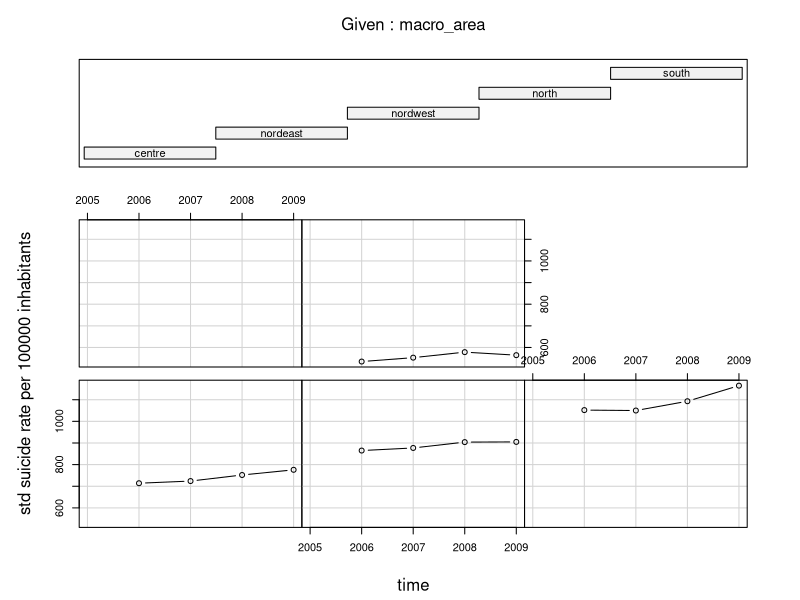
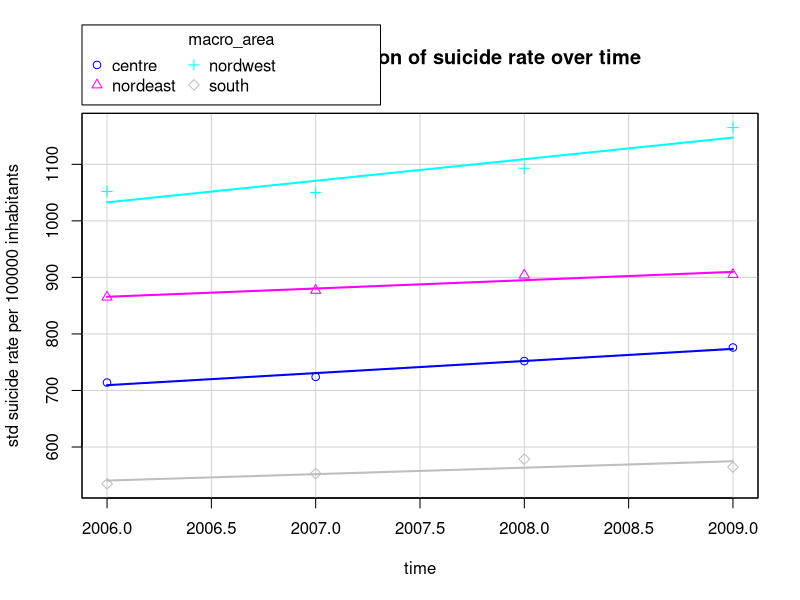
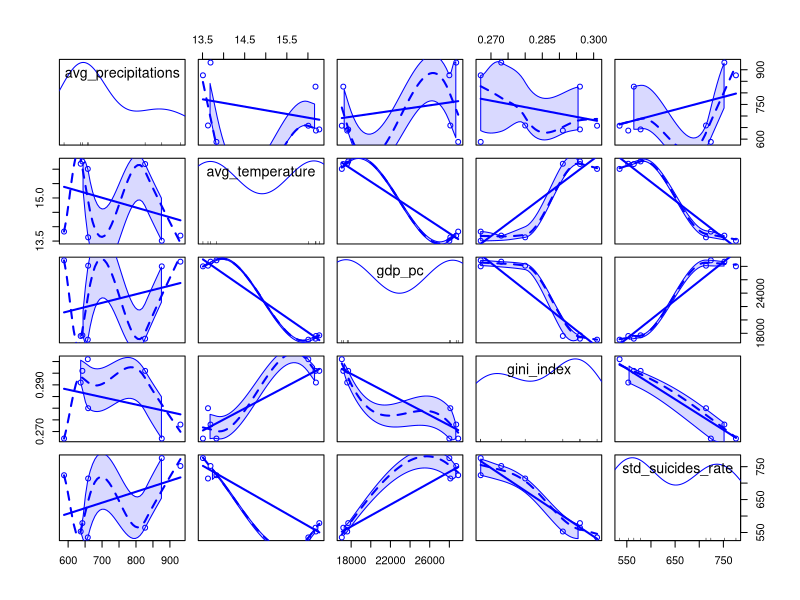
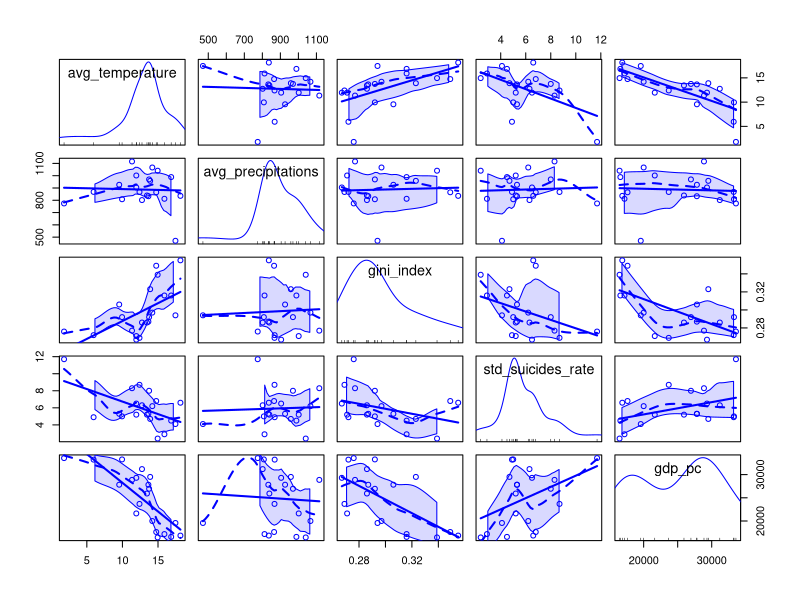
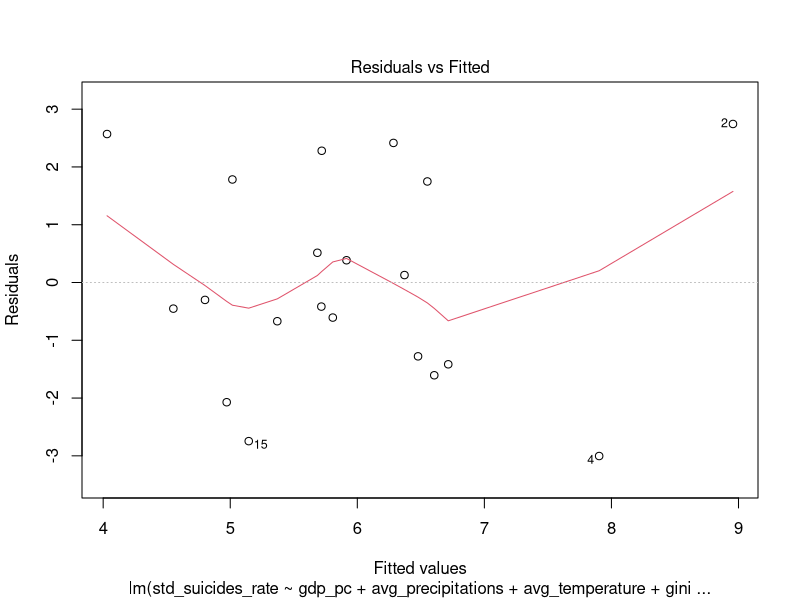
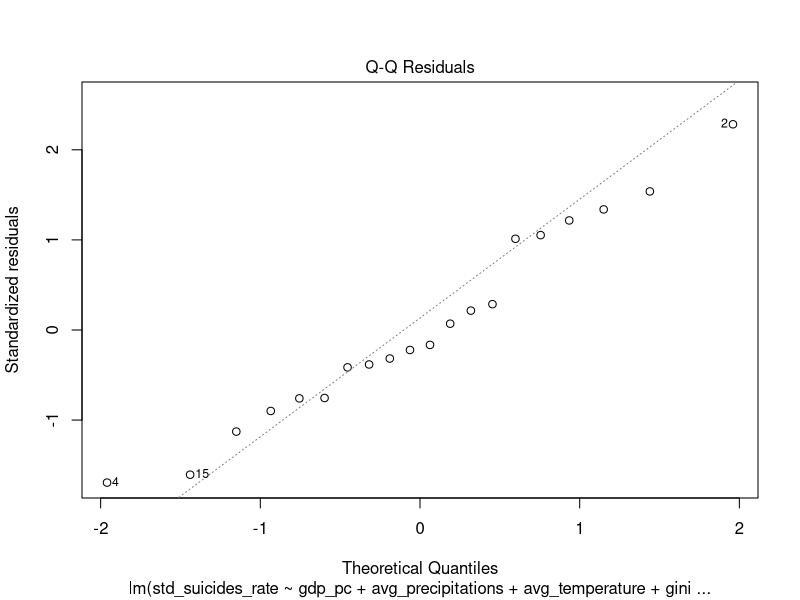
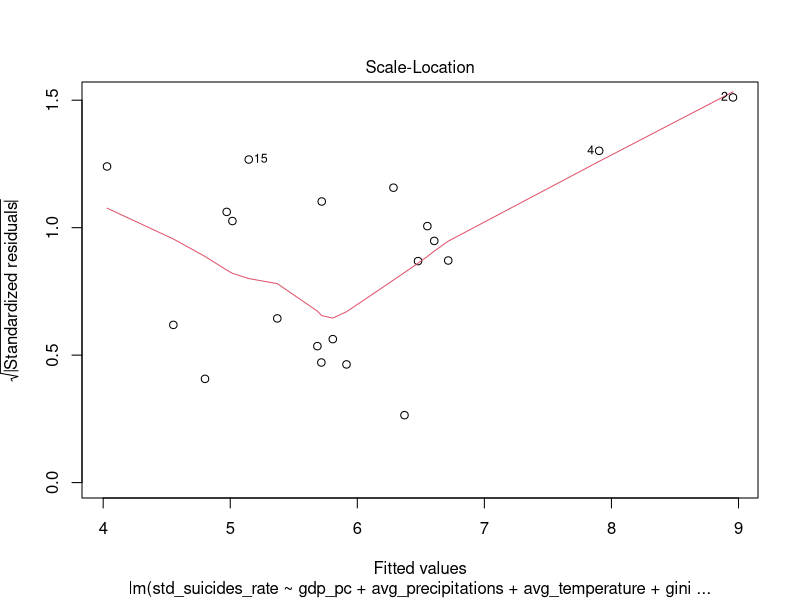
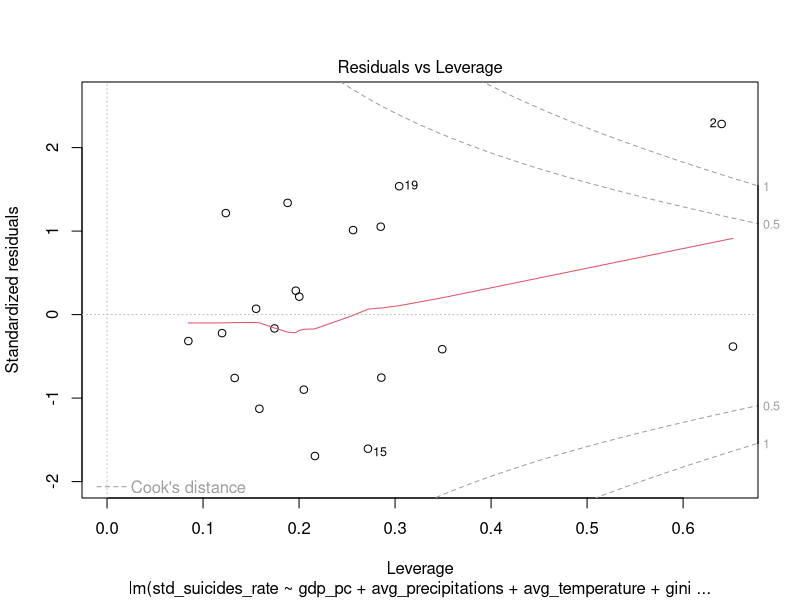

Generate these figures, in order, with R:
## Firstly, we set the wd and load some useful packages

setwd("Desktop/Hertie/1st Semester/Collaborative Social Science Data Analysis/ThirdAssignment/")

library(plyr)
library(ggplot2)
library(car)

# We are about to prepare the dataset on which we will carry on our analysis.

## After having made our excel data about weather tidy, we have converted them in csv format.

## The next step is to import the data we have prepared before.

weather <- read.csv("TidyData_meteo.csv", header = TRUE, sep = ";", dec = ",", fill = TRUE)

## Then, we also load other data needed: the gini index calculated for the macro area considered.

gini <- read.csv("TidyData_gini.csv", header = T, sep =";", dec = ",", fill = T)

## Loading data for suicides (number of suicides per year).

suicides_rough <- read.csv("RoughData_suicides.csv", header = T, sep =";", dec = ",", fill = T)

## Loading rough data about gdp per capita (euros per person).

gdp <- read.csv("RoughData_gdp.csv", header = T, sep =";", dec = ",", fill = T)

## We remove the useless column UNIT.

gdp <- data.frame(gdp$TIME, gdp$GEO, gdp$Value)

# We rename variables and wrong named object in the table to make it comparable with others we use.

gdp$gdp.GEO <- as.character(gdp$gdp.GEO)

gdp$gdp.GEO[gdp$gdp.GEO == "Nord"] <- "north"
gdp$gdp.GEO[gdp$gdp.GEO == "Centro (IT)"] <- "centre"
gdp$gdp.GEO[gdp$gdp.GEO == "Sud"] <- "south"

gdp <- rename(gdp, replace = c("gdp.GEO" = "macro_area"))
gdp <- rename(gdp, replace = c("gdp.TIME" = "year"))
gdp <- rename(gdp, replace = c("gdp.Value" = "gdp_pc"))

# weather and gdp are tidy. We merge these two data frames.

MergedData1 <- merge(x = weather, y = gdp, union("macro_area", "year"), all = T )

# Now we merge the latter with data from the table gini.

MergedData2 <- merge(x = MergedData1, y = gini, union("macro_area", "year"), all = T )

## We rename nordwest and nordeast as "north" and south and islands as "south" to make this table comparable with the others.

suicides_rough$macro_area <- as.character(suicides_rough$macro_area)

suicides_rough$macro_area[suicides_rough$macro_area == "northeast"] <- "north"
suicides_rough$macro_area[suicides_rough$macro_area == "northwest"] <- "north"
suicides_rough$macro_area[suicides_rough$macro_area == "islands"] <- "south"

## The next step will be to sum the number of suicides in not aggregate macro areas to obtain this data for the aggregate macro area.

library(dplyr)

suicides_rough$suicides <- as.numeric(suicides_rough$suicides)

suicides_clean <- group_by(suicides_rough, macro_area, year)
suicides_clean <- summarise(suicides_clean, std_suicides_rate = mean(suicides))

# Final merge.

MergedData3 <- merge(x = MergedData2, y = suicides_clean, union("macro_area", "year"), all = T)

# MergedData 3 contains NAs, so we made this merge again not to include NA so using a complete dataframe.

MergedData4 <- merge(x = MergedData2, y = suicides_clean, union("macro_area", "year"), all = F)

# Data presentation.

library(foreign)

coplot(std_suicides_rate ~ year | macro_area, type = "b", xlab = "time", ylab = "std suicide rate per 100000 inhabitants", main = "Pattern for suicide rate over time", data = MergedData3)

scatterplot(std_suicides_rate ~ year | macro_area, boxplots = F, smooth = T, reg.line = F, xlab = "time", ylab = "std suicide rate per 100000 inhabitants", main = "Regional comparison of suicide rate over time", data = MergedData3 )

# Linear model.

M1 <- lm(std_suicides_rate ~ gdp_pc + avg_precipitations + avg_temperature + gini_index , data = MergedData4)

summary(M1)

M2 <- lm(std_suicides_rate ~ gdp_pc + avg_temperature + avg_precipitations , data = MergedData4)

summary(M2)

scatterplotMatrix(MergedData4[,3:7])

#############################################################################

# Recognized weaknesses of the previous method

# Upload tidy dataset for 2009 with data for every italian region.

Dataset2009 <- read.csv("TidyDataset2009.csv", header = TRUE, sep = ";", dec = ",", fill = TRUE)

LM1 <- lm(std_suicides_rate ~ gdp_pc + avg_precipitations + avg_temperature + gini_index , data = Dataset2009)

summary(LM1)

scatterplotMatrix(Dataset2009[,c(2,3,5,6,7)])

plot(LM1)

# Given fews observation, we drop a variable - gini_index - to gain more degrees of freedom. That is because gini index is slightly correlated with gdp per capita.

LM2 <- lm(std_suicides_rate ~ gdp_pc + avg_precipitations + avg_temperature, data = Dataset2009)

summary(LM2)

stats::confint(LM2)
